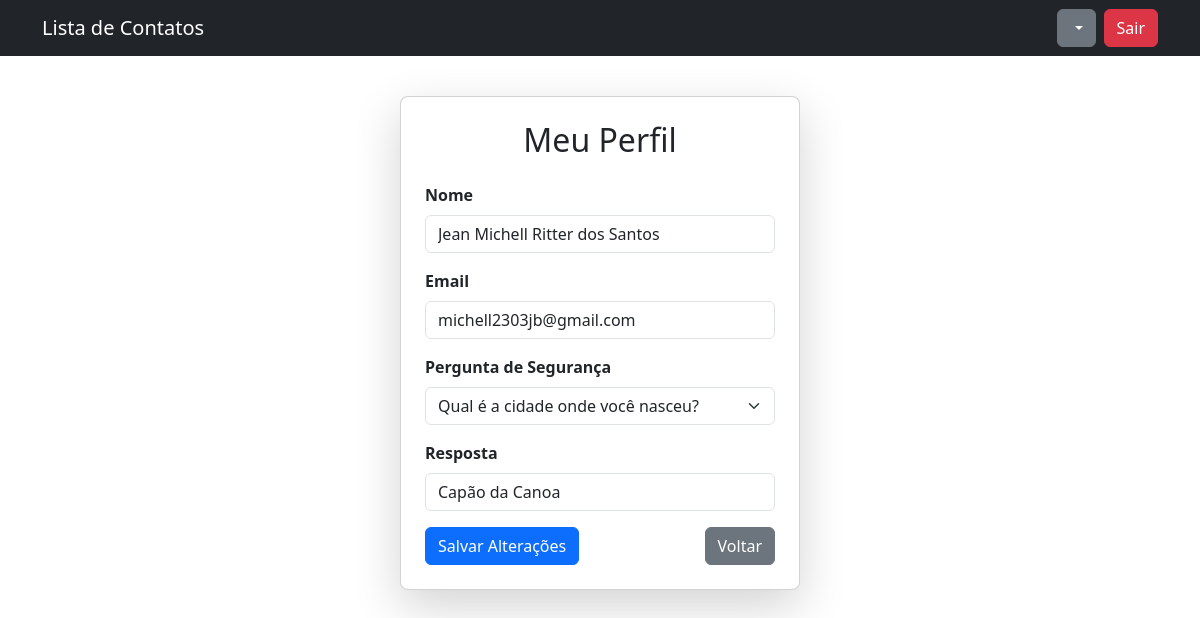
The app's page /perfil (signed in), older data.
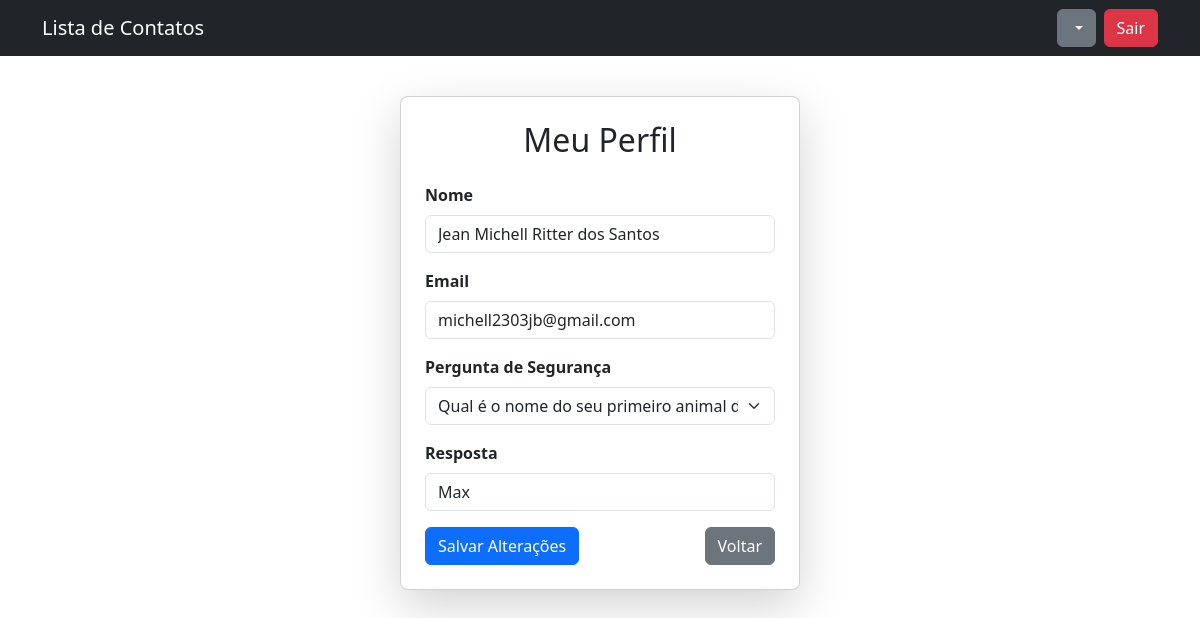
The same page, newer data.
### tables this page shows
CREATE TABLE Usuario (
    id_usuario INTEGER PRIMARY KEY AUTOINCREMENT,
    nome TEXT NOT NULL,
    email TEXT NOT NULL UNIQUE,
    senha TEXT NOT NULL
, pergunta_seg TEXT, resposta_seg TEXT);

### app.py (the view, shortened to what this page needs)
@app.route('/perfil', methods=['GET', 'POST'])
def perfil():
    if 'user_id' not in session:
        return redirect(url_for('login'))
    user_id = session['user_id']
    conn = sqlite3.connect('database.db')
    cursor = conn.cursor()
    cursor.execute("SELECT nome, email, pergunta_seg, resposta_seg FROM Usuario WHERE id_usuario = ?", (user_id,))
    usuario = cursor.fetchone()
    conn.close()
    return render_template('perfil.html', usuario=usuario)

### templates/perfil.html (shortened to what this page needs)
{% extends "base.html" %}
{% block content %}
<div class="card shadow-lg p-4 mt-4">
    <h2 class="mb-4 text-center">Meu Perfil</h2>
    <form method="POST">
        <div class="mb-3">
            <label class="form-label"><strong>Nome</strong></label>
            <input type="text" name="nome" class="form-control" value="{{ usuario[0] }}" required>
        </div>
        <div class="mb-3">
            <label class="form-label"><strong>Email</strong></label>
            <input type="email" name="email" class="form-control" value="{{ usuario[1] }}" required>
        </div>
        <div class="mb-3">
            <label class="form-label"><strong>Pergunta de Segurança</strong></label>
            <select name="pergunta_seg" class="form-select" required>
                <option value="Qual é o nome do seu primeiro animal de estimação?" {% if usuario[2] == "Qual é o nome do seu primeiro animal de estimação?" %}selected{% endif %}>Qual é o nome do seu primeiro animal de estimação?</option>
                <option value="Qual é a cidade onde você nasceu?" {% if usuario[2] == "Qual é a cidade onde você nasceu?" %}selected{% endif %}>Qual é a cidade onde você nasceu?</option>
            </select>
        </div>
        <div class="mb-3">
            <label class="form-label"><strong>Resposta</strong></label>
            <input type="text" name="resposta_seg" class="form-control" value="{{ usuario[3] }}">
        </div>
        <div class="d-flex justify-content-between">
            <button type="submit" class="btn btn-primary">Salvar Alterações</button>
            <a href="{{ url_for('contatos') }}" class="btn btn-secondary">Voltar</a>
        </div>
    </form>
</div>
{% endblock %}

Row changes from the older to the newer data that the page shows:
changed Usuario "Jean Michell Ritter dos Santos": pergunta_seg "Qual é a cidade onde você nasceu?" → "Qual é o nome do seu primeiro animal de estimação?"; resposta_seg "Capão da Canoa" → "Max"
